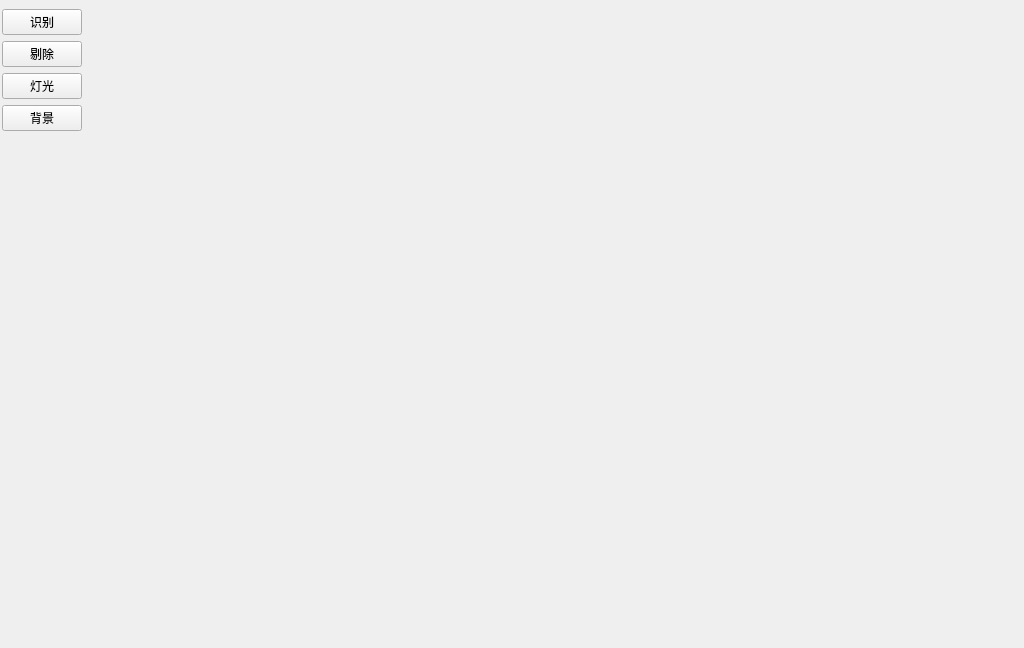
<?xml version="1.0" encoding="UTF-8"?>
<ui version="4.0">
 <class>ModeSetWidget</class>
 <widget class="QWidget" name="ModeSetWidget">
  <property name="geometry">
   <rect>
    <x>0</x>
    <y>0</y>
    <width>1024</width>
    <height>648</height>
   </rect>
  </property>
  <property name="windowTitle">
   <string notr="true">Form</string>
  </property>
  <layout class="QHBoxLayout" name="horizontalLayout">
   <property name="leftMargin">
    <number>0</number>
   </property>
   <property name="topMargin">
    <number>0</number>
   </property>
   <property name="rightMargin">
    <number>0</number>
   </property>
   <property name="bottomMargin">
    <number>0</number>
   </property>
   <item>
    <widget class="QWidget" name="widget" native="true">
     <layout class="QVBoxLayout" name="verticalLayout">
      <property name="leftMargin">
       <number>2</number>
      </property>
      <property name="rightMargin">
       <number>2</number>
      </property>
      <item>
       <widget class="QPushButton" name="identifyBtn">
        <property name="text">
         <string notr="true">识别</string>
        </property>
       </widget>
      </item>
      <item>
       <widget class="QPushButton" name="ejectBtn">
        <property name="text">
         <string notr="true">剔除</string>
        </property>
       </widget>
      </item>
      <item>
       <widget class="QPushButton" name="lightBtn">
        <property name="text">
         <string notr="true">灯光</string>
        </property>
       </widget>
      </item>
      <item>
       <widget class="QPushButton" name="backgroundBtn">
        <property name="text">
         <string notr="true">背景</string>
        </property>
       </widget>
      </item>
      <item>
       <spacer name="verticalSpacer">
        <property name="orientation">
         <enum>Qt::Vertical</enum>
        </property>
        <property name="sizeHint" stdset="0">
         <size>
          <width>20</width>
          <height>40</height>
         </size>
        </property>
       </spacer>
      </item>
     </layout>
    </widget>
   </item>
   <item>
    <widget class="QStackedWidget" name="stackedWidget">
     <property name="currentIndex">
      <number>3</number>
     </property>
     <widget class="IdentifyWidget" name="page">
      <layout class="QGridLayout" name="gridLayout_2"/>
     </widget>
     <widget class="EjectWidget" name="page_2"/>
     <widget class="LightSetWidget" name="page_3"/>
     <widget class="BackGroundSetWidget" name="page_4"/>
    </widget>
   </item>
  </layout>
 </widget>
 <customwidgets>
  <customwidget>
   <class>IdentifyWidget</class>
   <extends>QWidget</extends>
   <header>mySortWidget/identifywidget.h</header>
   <container>1</container>
  </customwidget>
  <customwidget>
   <class>EjectWidget</class>
   <extends>QWidget</extends>
   <header>mySortWidget/ejectwidget.h</header>
   <container>1</container>
  </customwidget>
  <customwidget>
   <class>BackGroundSetWidget</class>
   <extends>QWidget</extends>
   <header>wavePage/BackGroundSetWidget.h</header>
   <container>1</container>
  </customwidget>
  <customwidget>
   <class>LightSetWidget</class>
   <extends>QWidget</extends>
   <header>mySortWidget/lightsetwidget.h</header>
   <container>1</container>
  </customwidget>
 </customwidgets>
 <resources/>
 <connections/>
</ui>
